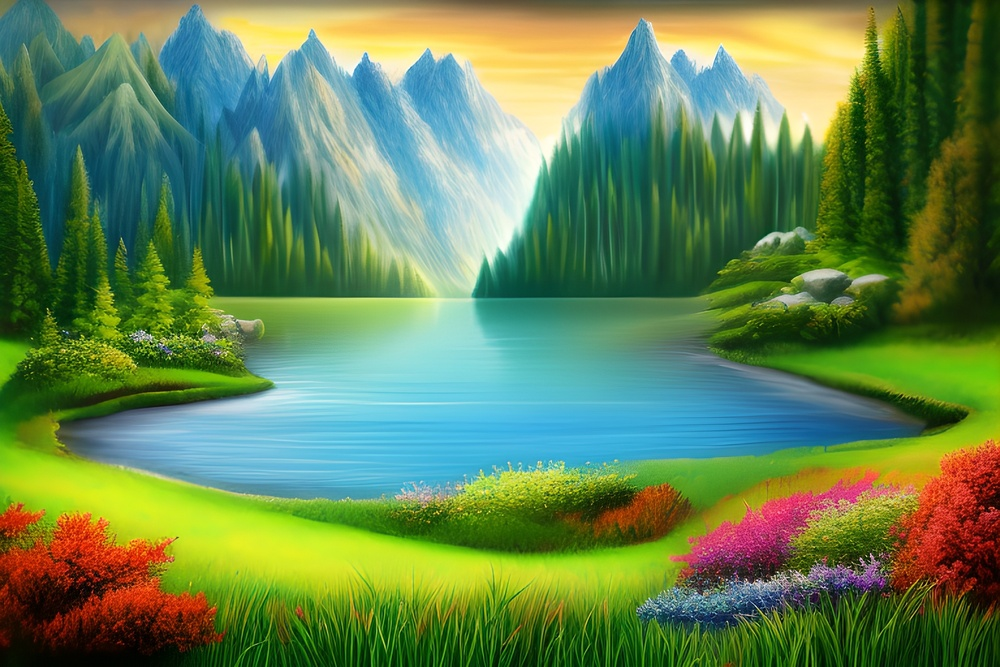
#> input picture homework1/slika.jpg, 1000 x 667 px, shrunk from 3000 x 2000 before the run
$ python domasna1.py
#> lines starting #> are read from the running program, lines starting #| are printed output that depends on the picture
import numpy as np
import cv2


def interpolation(tocki):
    tocki.sort(key=lambda x: x[0])
    x_values = [p[0] for p in tocki]
    y_values = [p[1] for p in tocki]

    if x_values[0] != 0:
        x_values.insert(0, 0)
        y_values.insert(0, 0)
    if x_values[-1] != 255:
        x_values.append(255)
        y_values.append(255)

    return np.interp(np.arange(256), x_values, y_values).astype('uint8')


def contrast_stretching(slika, tocki):
    channels = cv2.split(slika)
    interpolation_curve = interpolation(tocki)
    stretched_channels = [interpolation_curve[channel] for channel in channels]
    stretchedImage = cv2.merge(stretched_channels)
    return stretchedImage


image = cv2.imread('slika.jpg')
#> image is the input picture: shape (667, 1000, 3); mean B, G, R 82.1, 131.5, 99.1
# image = cv2.imread('milos_teodosic.jpg')
points = [(50, 20), (100, 50), (150, 200)]
stretched_image = contrast_stretching(image, points)
#> in contrast_stretching, `stretched_channels = [interpolation_curve[channel] for channel in chan..`: stretched_channels = 3 items
#> in contrast_stretching, `stretchedImage = cv2.merge(stretched_channels)`:
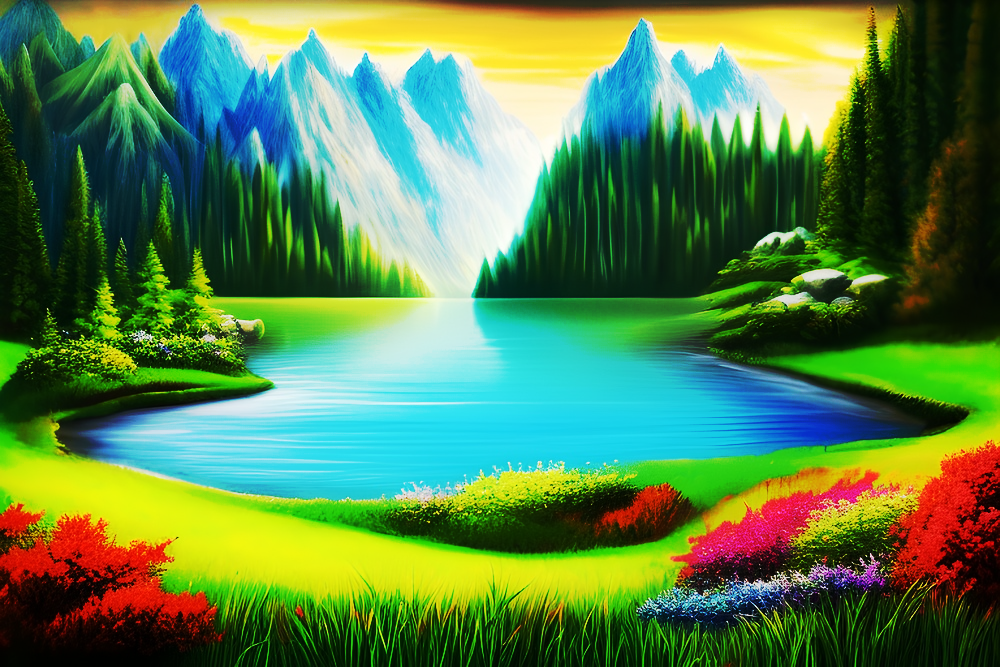
#> stretchedImage: shape (667, 1000, 3); mean of channels 0, 1, 2 75.5, 129.9, 88.6; drawn as B, G, R

cv2.imshow('Original Image', image)
cv2.imshow('Contrast Stretched Image', stretched_image)

cv2.imwrite('stretched_image.jpg', stretched_image)
cv2.waitKey(0)
cv2.destroyAllWindows()
